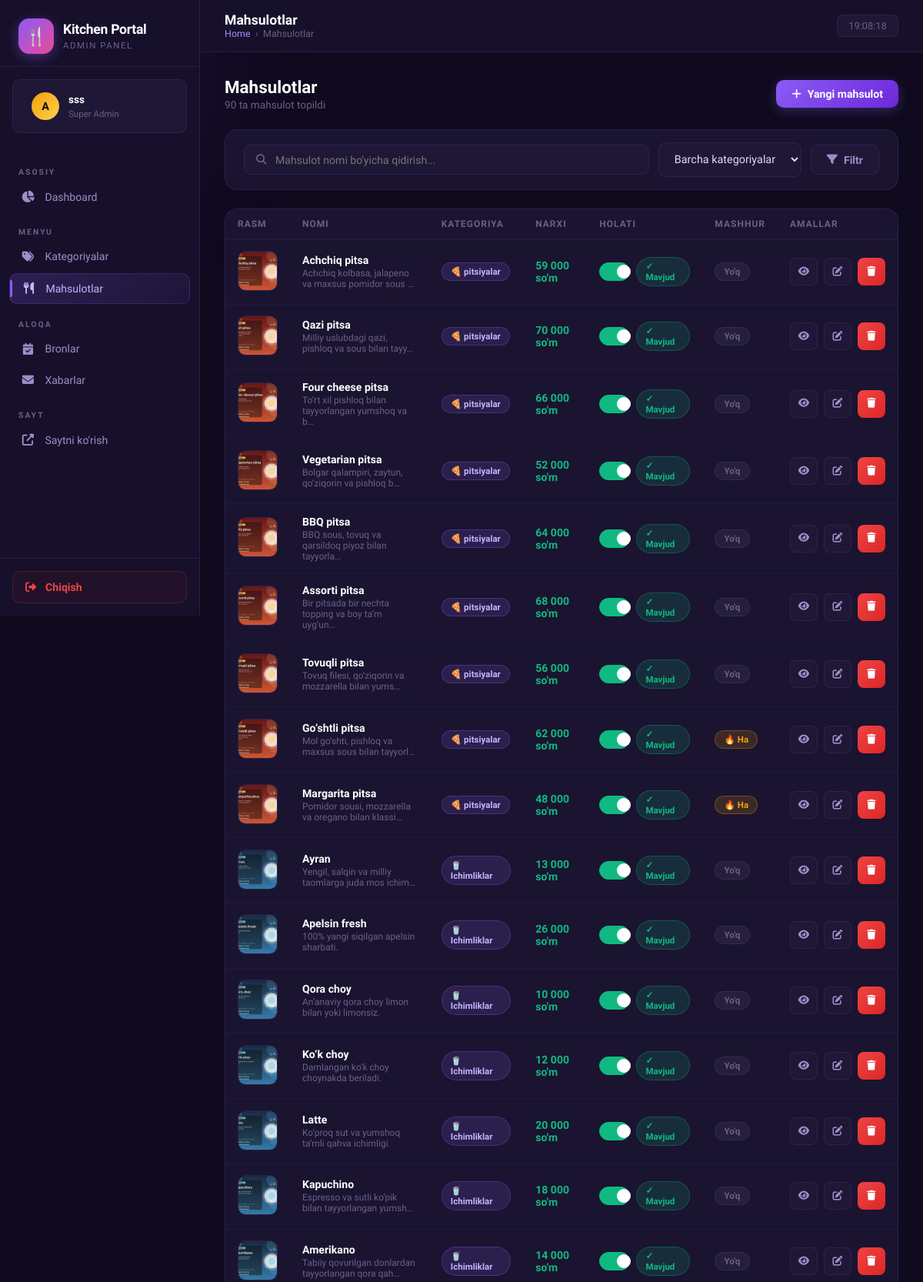
/kitchen-portal/products/ (signed in, upper part), run on the app's committed database.
### menu/models.py (models this page shows, shortened)
class Product(models.Model):
    category = models.ForeignKey(Category, on_delete=models.CASCADE, related_name='products', verbose_name="Kategoriya")
    name = models.CharField(max_length=200, verbose_name="Mahsulot nomi")
    slug = models.SlugField(unique=True, blank=True, verbose_name="Slug")
    description = models.TextField(blank=True, verbose_name="Tavsif")
    price = models.DecimalField(max_digits=10, decimal_places=0, verbose_name="Narxi (so'm)")
    image = models.ImageField(upload_to='products/', blank=True, null=True, verbose_name="Rasm")
    is_available = models.BooleanField(default=True, verbose_name="Mavjud")
    is_popular = models.BooleanField(default=False, verbose_name="Mashhur")
    created_at = models.DateTimeField(auto_now_add=True)
    class Meta:
        verbose_name = "Mahsulot"
        verbose_name_plural = "Mahsulotlar"
        ordering = ['-is_popular', 'name']
    def formatted_price(self):
        return f"{int(self.price):,}".replace(",", " ")

class Category(models.Model):
    name = models.CharField(max_length=100, verbose_name="Kategoriya nomi")
    slug = models.SlugField(unique=True, blank=True, verbose_name="Slug")
    icon = models.CharField(max_length=50, default="🍽️", verbose_name="Emoji icon")
    order = models.PositiveIntegerField(default=0, verbose_name="Tartib raqami")
    class Meta:
        verbose_name = "Kategoriya"
        verbose_name_plural = "Kategoriyalar"
        ordering = ['order', 'name']

### menu/admin_views.py (the view)
    def wrapper(request, *args, **kwargs):
        if not request.session.get('is_kitchen_admin'):
            return redirect('admin_login')
        return view_func(request, *args, **kwargs)

### menu/admin_views.py (called while the page is built)
def _admin_ctx(request):
    return {
        'sidebar_unread': ContactMessage.objects.filter(is_read=False).count(),
        'sidebar_pending_reservations': Reservation.objects.filter(
            status=Reservation.Status.PENDING
        ).count(),
    }

def admin_login_required(view_func):
    def wrapper(request, *args, **kwargs):
        if not request.session.get('is_kitchen_admin'):
            return redirect('admin_login')
        return view_func(request, *args, **kwargs)
    wrapper.__name__ = view_func.__name__
    return wrapper

@admin_login_required
def admin_products(request):
    qs = Product.objects.select_related('category').order_by('-created_at')
    cat_filter = request.GET.get('category', '')
    search = request.GET.get('search', '')
    if cat_filter:
        qs = qs.filter(category__id=cat_filter)
    if search:
        qs = qs.filter(Q(name__icontains=search) | Q(description__icontains=search))
    ctx = _admin_ctx(request)
    ctx.update({
        'products': qs,
        'categories': Category.objects.all(),
        'cat_filter': cat_filter,
        'search': search,
    })
    return render(request, 'admin_panel/products.html', ctx)

### templates/admin_panel/products.html (shortened to what this page needs)
{% extends 'admin_panel/base_admin.html' %}
{% block nav_products %}active{% endblock %}
{% block page_title %}Mahsulotlar{% endblock %}
{% block breadcrumb %}Mahsulotlar{% endblock %}
{% block content %}
<div style="display:flex;justify-content:space-between;align-items:center;margin-bottom:1.5rem;" class="animate-in">
  <div>
    <h2 style="font-size:1.4rem;font-weight:800;color:white;">Mahsulotlar</h2>
    <p style="color:var(--text3);font-size:0.85rem;margin-top:2px;">{{ products|length }} ta mahsulot topildi</p>
  </div>
  <a href="{% url 'admin_product_add' %}" class="btn btn-primary">
    <i class="fas fa-plus"></i> Yangi mahsulot
  </a>
</div>
<form method="get" class="filter-bar animate-in">
  <div class="search-wrap">
    <i class="fas fa-search"></i>
    <input type="text" name="search" class="search-input"
           placeholder="Mahsulot nomi bo'yicha qidirish..." value="{{ search }}">
  </div>
  <select name="category" class="form-control" style="width:auto;min-width:160px;">
    <option value="">Barcha kategoriyalar</option>
  </select>
  <button type="submit" class="btn btn-ghost">
    <i class="fas fa-filter"></i> Filtr
  </button>
</form>
<div class="card animate-in">
  {% if products %}
  <div style="overflow-x:auto;">
    <table class="data-table">
      <thead>
        <tr>
          <th>Rasm</th>
          <th>Nomi</th>
          <th>Kategoriya</th>
          <th>Narxi</th>
          <th>Holati</th>
          <th>Mashhur</th>
          <th>Amallar</th>
        </tr>
      </thead>
      <tbody>
        {% for product in products %}
        <tr class="animate-in" style="animation-delay:{{ forloop.counter0 }}0ms">
          <td>
            {% if product.image %}
            <img src="{{ product.image.url }}" class="product-image" alt="{{ product.name }}">
            {% else %}
            <div class="product-placeholder">{{ product.category.icon }}</div>
            {% endif %}
          </td>
          <td>
            <div style="font-weight:700;color:white;">{{ product.name }}</div>
            {% if product.description %}
            <div style="font-size:0.75rem;color:var(--text3);margin-top:2px;">{{ product.description|truncatechars:50 }}</div>
            {% endif %}
          </td>
          <td>
            <span class="badge badge-purple">{{ product.category.icon }} {{ product.category.name }}</span>
          </td>
          <td>
            <span style="font-weight:700;color:#10B981;">{{ product.formatted_price }} so'm</span>
          </td>
          <td>
            <div style="display:flex;align-items:center;gap:0.5rem;">
              <label class="toggle" title="Mavjudligini o'zgartirish">
                <span class="toggle-slider"></span>
              </label>
              <span id="avail-{{ product.pk }}"
                    class="badge {% if product.is_available %}badge-green{% else %}badge-red{% endif %}">
                {% if product.is_available %}✓ Mavjud{% else %}✗ Yopiq{% endif %}
              </span>
            </div>
          </td>
          <td>
            {% if product.is_popular %}
            <span class="badge badge-gold">🔥 Ha</span>
            {% else %}
            <span class="badge" style="background:rgba(255,255,255,0.05);color:var(--text3);border:1px solid var(--border);">Yo'q</span>
            {% endif %}
          </td>
          <td>
            <div style="display:flex;gap:0.5rem;">
              <a href="/product/{{ product.pk }}/" target="_blank"
                 class="btn btn-ghost btn-sm btn-icon" title="Ko'rish">
                <i class="fas fa-eye"></i>
              </a>
              <a href="{% url 'admin_product_edit' product.pk %}"
                 class="btn btn-ghost btn-sm btn-icon" title="Tahrirlash">
                <i class="fas fa-edit"></i>
              </a>
              <button onclick="confirmDelete('{{ product.name }}', 'del-prod-{{ product.pk }}')"
                      class="btn btn-danger btn-sm btn-icon" title="O'chirish">
                <i class="fas fa-trash"></i>
              </button>
            </div>
          </td>
        </tr>
        {% endfor %}
      </tbody>
    </table>
  </div>
  {% endif %}
</div>
{% endblock %}

### templates/admin_panel/base_admin.html (style rules this page uses)
:root { --bg: #0F0A1E; --bg2: #16102A; --bg3: #1E1735; --card: #1A1430; --card2: #221B3D; --border: rgba(139,92,246,0.15); --border2: rgba(139,92,246,0.25); --purple: #8B5CF6; --purple2: #A78BFA; --purple3: #C4B5FD; --gold: #F59E0B; --gold2: #FCD34D; --green: #10B981; --red: #EF4444; --blue: #3B82F6; --pink: #EC4899; --text: #E2D9F3; --text2: #9E8DC7; --text3: #6B5F8A; --sidebar-w: 260px; --radius: 16px; --radius-sm: 10px; --shadow: 0 8px 32px rgba(0,0,0,0.4); --shadow-purple: 0 8px 32px rgba(139,92,246,0.25); --transition: all 0.3s cubic-bezier(0.4,0,0.2,1); --spring: all 0.5s cubic-bezier(0.34,1.56,0.64,1); }
*, *::before, *::after { margin:0; padding:0; box-sizing:border-box; }
html { scroll-behavior: smooth; }
body { font-family: 'Plus Jakarta Sans', sans-serif; background: var(--bg); color: var(--text); display: flex; min-height: 100vh; overflow-x: hidden; }
.card { background: var(--card); border: 1px solid var(--border); border-radius: var(--radius); overflow: hidden; transition: var(--transition); }
.btn { display: inline-flex; align-items: center; gap: 0.5rem; padding: 0.65rem 1.25rem; border-radius: var(--radius-sm); font-size: 0.88rem; font-weight: 600; cursor: pointer; transition: var(--spring); border: none; text-decoration: none; font-family: 'Plus Jakarta Sans', sans-serif; }
.btn-primary { background: linear-gradient(135deg, var(--purple), #6D28D9); color: white; box-shadow: 0 4px 16px rgba(139,92,246,0.3); }
.btn-danger { background: linear-gradient(135deg, var(--red), #DC2626); color: white; }
.btn-ghost { background: var(--bg3); color: var(--text2); border: 1px solid var(--border); }
.btn-sm { padding: 0.45rem 0.85rem; font-size: 0.8rem; border-radius: 8px; }
.btn-icon { width: 36px; height: 36px; padding: 0; justify-content: center; border-radius: 8px; }
.data-table { width: 100%; border-collapse: collapse; }
.data-table thead th { padding: 0.75rem 1rem; text-align: left; font-size: 0.75rem; font-weight: 700; text-transform: uppercase; letter-spacing: 1px; color: var(--text3); border-bottom: 1px solid var(--border); white-space: nowrap; }
.data-table tbody tr { border-bottom: 1px solid rgba(139,92,246,0.07); transition: var(--transition); }
.data-table td { padding: 0.9rem 1rem; font-size: 0.88rem; color: var(--text); vertical-align: middle; }
.badge { display: inline-flex; align-items: center; gap: 0.3rem; padding: 0.25rem 0.7rem; border-radius: 20px; font-size: 0.72rem; font-weight: 700; }
.badge-green { background: rgba(16,185,129,0.15); color: var(--green); border: 1px solid rgba(16,185,129,0.3); }
.badge-gold { background: rgba(245,158,11,0.15); color: var(--gold); border: 1px solid rgba(245,158,11,0.3); }
.badge-purple { background: rgba(139,92,246,0.15); color: var(--purple3); border: 1px solid rgba(139,92,246,0.3); }
.form-control { width: 100%; background: var(--bg3); border: 1.5px solid var(--border); border-radius: var(--radius-sm); padding: 0.75rem 1rem; color: var(--text); font-size: 0.9rem; font-family: 'Plus Jakarta Sans', sans-serif; transition: var(--transition); outline: none; }
.form-control::placeholder { color: var(--text3); }
select.form-control option { background: var(--bg2); }
.toggle { position: relative; width: 44px; height: 24px; }
.toggle-slider { position: absolute; inset: 0; background: var(--bg3); border: 1px solid var(--border); border-radius: 24px; cursor: pointer; transition: var(--transition); }
.toggle-slider::before { content: ''; position: absolute; width: 18px; height: 18px; background: var(--text3); border-radius: 50%; left: 2px; top: 2px; transition: var(--transition); }
.toggle input:checked + .toggle-slider { background: var(--green); border-color: var(--green); }
.toggle input:checked + .toggle-slider::before { transform: translateX(20px); background: white; }
.animate-in { animation: animIn 0.5s cubic-bezier(0.34,1.56,0.64,1) both; }
.animate-in:nth-child(1) { animation-delay: 0.05s; }
.animate-in:nth-child(2) { animation-delay: 0.10s; }
.animate-in:nth-child(3) { animation-delay: 0.15s; }
.animate-in:nth-child(4) { animation-delay: 0.20s; }
.animate-in:nth-child(5) { animation-delay: 0.25s; }
.animate-in:nth-child(6) { animation-delay: 0.30s; }

### data on the page
Product: image (picture), name "Achchiq pitsa", description "Achchiq kolbasa, jalapeno va maxsus pomidor sous …", category.icon "🍕", category.name "pitsiyalar", formatted_price "59 000", is_available "✓ Mavjud", is_popular "Yo'q"
Product: image (picture), name "Qazi pitsa", description "Milliy uslubdagi qazi, pishloq va sous bilan tayy…", category.icon "🍕", category.name "pitsiyalar", formatted_price "70 000", is_available "✓ Mavjud", is_popular "Yo'q"
Product: image (picture), name "Four cheese pitsa", description "To‘rt xil pishloq bilan tayyorlangan yumshoq va b…", category.icon "🍕", category.name "pitsiyalar", formatted_price "66 000", is_available "✓ Mavjud", is_popular "Yo'q"
Product: image (picture), name "Vegetarian pitsa", description "Bolgar qalampiri, zaytun, qo‘ziqorin va pishloq b…", category.icon "🍕", category.name "pitsiyalar", formatted_price "52 000", is_available "✓ Mavjud", is_popular "Yo'q"
Product: image (picture), name "BBQ pitsa", description "BBQ sous, tovuq va qarsildoq piyoz bilan tayyorla…", category.icon "🍕", category.name "pitsiyalar", formatted_price "64 000", is_available "✓ Mavjud", is_popular "Yo'q"
Product: image (picture), name "Assorti pitsa", description "Bir pitsada bir nechta topping va boy ta’m uyg‘un…", category.icon "🍕", category.name "pitsiyalar", formatted_price "68 000", is_available "✓ Mavjud", is_popular "Yo'q"
Product: image (picture), name "Tovuqli pitsa", description "Tovuq filesi, qo‘ziqorin va mozzarella bilan yums…", category.icon "🍕", category.name "pitsiyalar", formatted_price "56 000", is_available "✓ Mavjud", is_popular "Yo'q"
Product: image (picture), name "Go‘shtli pitsa", description "Mol go‘shti, pishloq va maxsus sous bilan tayyorl…", category.icon "🍕", category.name "pitsiyalar", formatted_price "62 000", is_available "✓ Mavjud", is_popular "🔥 Ha"
Product: image (picture), name "Margarita pitsa", description "Pomidor sousi, mozzarella va oregano bilan klassi…", category.icon "🍕", category.name "pitsiyalar", formatted_price "48 000", is_available "✓ Mavjud", is_popular "🔥 Ha"
Product: image (picture), name "Ayran", description "Yengil, salqin va milliy taomlarga juda mos ichim…", category.icon "🥤", category.name "Ichimliklar", formatted_price "13 000", is_available "✓ Mavjud", is_popular "Yo'q"
Product: image (picture), name "Apelsin fresh", description "100% yangi siqilgan apelsin sharbati.", category.icon "🥤", category.name "Ichimliklar", formatted_price "26 000", is_available "✓ Mavjud", is_popular "Yo'q"
Product: image (picture), name "Qora choy", description "An’anaviy qora choy limon bilan yoki limonsiz.", category.icon "🥤", category.name "Ichimliklar", formatted_price "10 000", is_available "✓ Mavjud", is_popular "Yo'q"
Product: image (picture), name "Ko‘k choy", description "Damlangan ko‘k choy choynakda beriladi.", category.icon "🥤", category.name "Ichimliklar", formatted_price "12 000", is_available "✓ Mavjud", is_popular "Yo'q"
Product: image (picture), name "Latte", description "Ko‘proq sut va yumshoq ta’mli qahva ichimligi.", category.icon "🥤", category.name "Ichimliklar", formatted_price "20 000", is_available "✓ Mavjud", is_popular "Yo'q"
Product: image (picture), name "Kapuchino", description "Espresso va sutli ko‘pik bilan tayyorlangan yumsh…", category.icon "🥤", category.name "Ichimliklar", formatted_price "18 000", is_available "✓ Mavjud", is_popular "Yo'q"
Product: image (picture), name "Amerikano", description "Tabiiy qovurilgan donlardan tayyorlangan qora qah…", category.icon "🥤", category.name "Ichimliklar", formatted_price "14 000", is_available "✓ Mavjud", is_popular "Yo'q"

### other printed values
{{ request.session.admin_username|default:"Admin" }} "sss"
{{ products|length }} "90"
